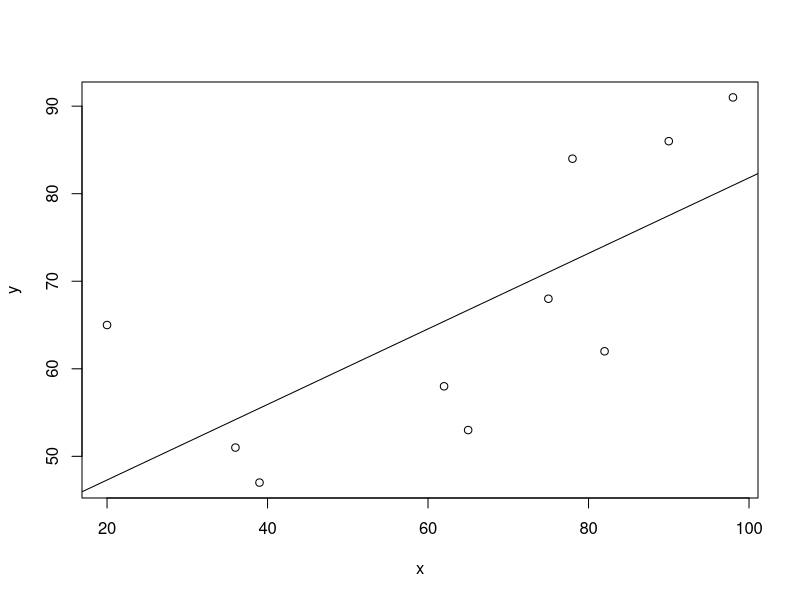

This chart was generated by the following R code:
#Error Analysis
#Regression Analysis
x <- c(39, 65, 62, 90, 82, 75, 20, 98, 36, 78)
y <- c(47, 53, 58, 86, 62, 68, 65, 91, 51, 84)

model1 <- lm(y~x)
#SSE
yhat <- model1$fitted.values
ei <- y-yhat
SSE <- sum(ei^2)
SSE

#MSE
MSE <- SSE/length(y)
MSE

#RMSE
RMSE <- sqrt(MSE)
RMSE

summary(model1)
plot(x,y)
abline(model1)

b0 <- model1$coefficients[1]
b1 <- model1$coefficients[2]
b0;b1

coef(model1)[1]
coef(model1)[2]

model1$coef[1]
model1$coef[2]

mydata <- as.data.frame(cbind(x,y,model1$fitted.values,model1$residuals))
mydata
names(mydata) <- c("x","y","yhat","errors")
mydata

#The new model becomes
y = 38.66876 +0.4314921*x

cor(x,y)

